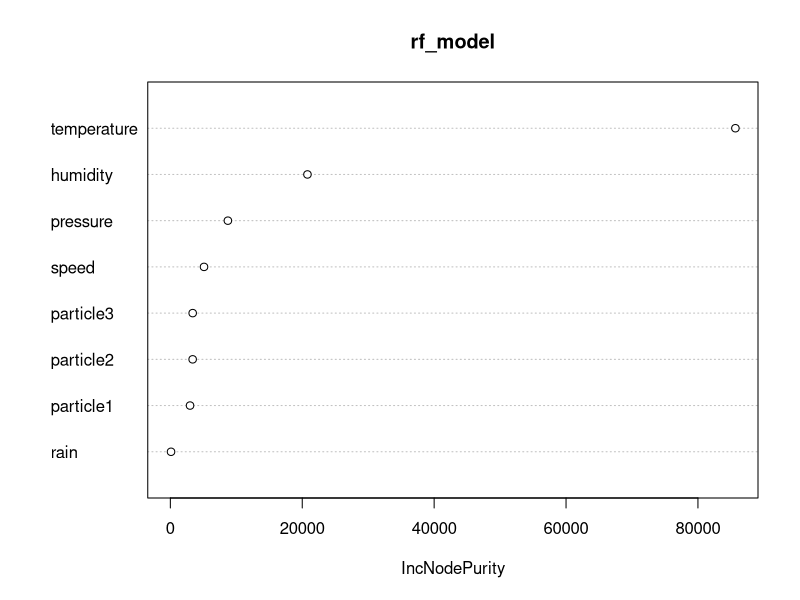
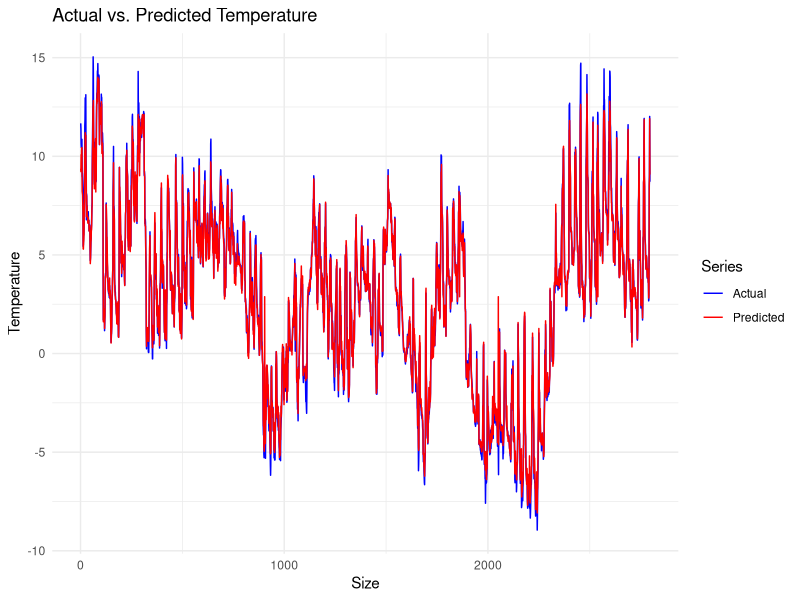
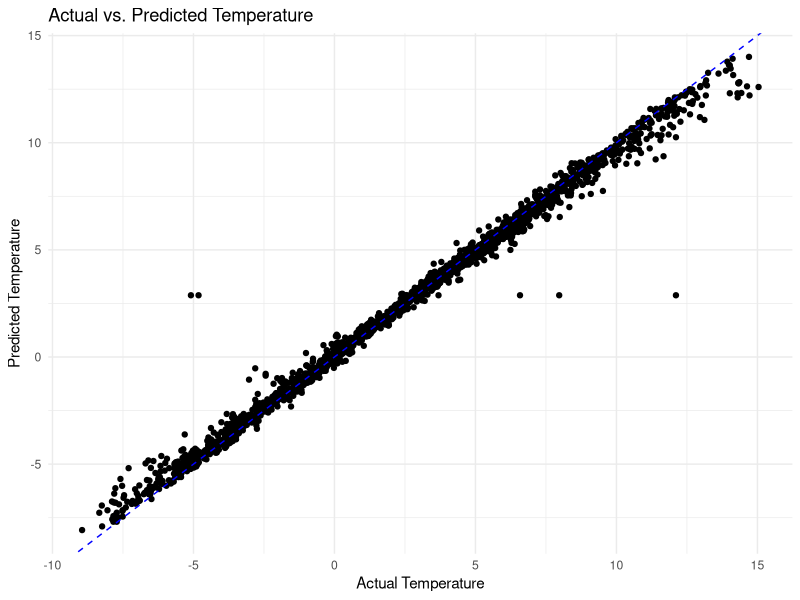
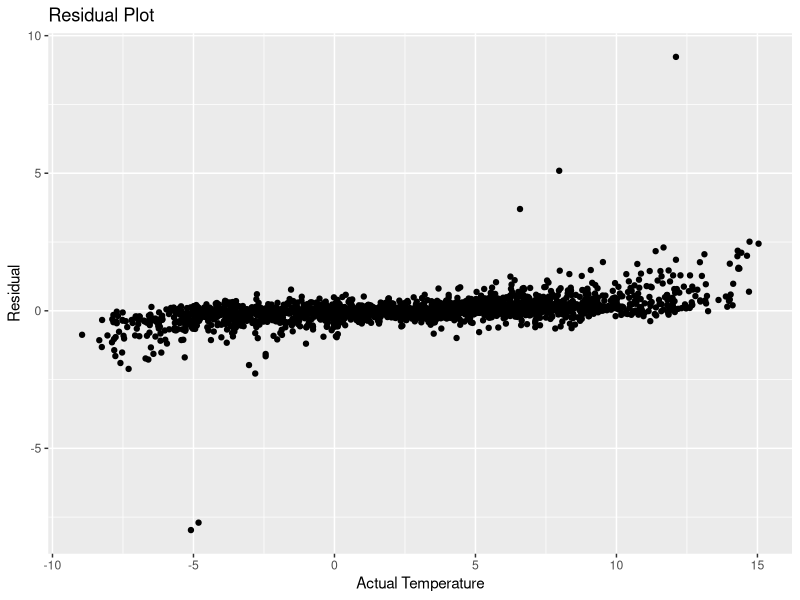
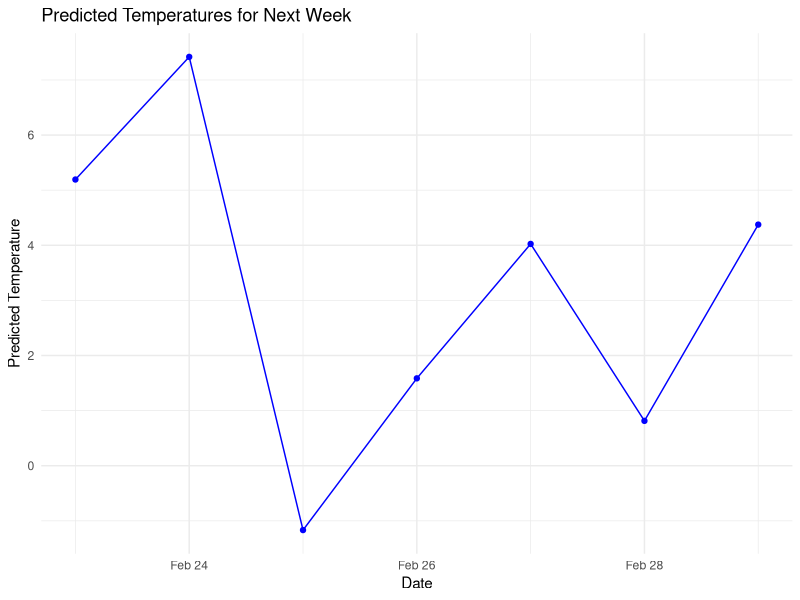
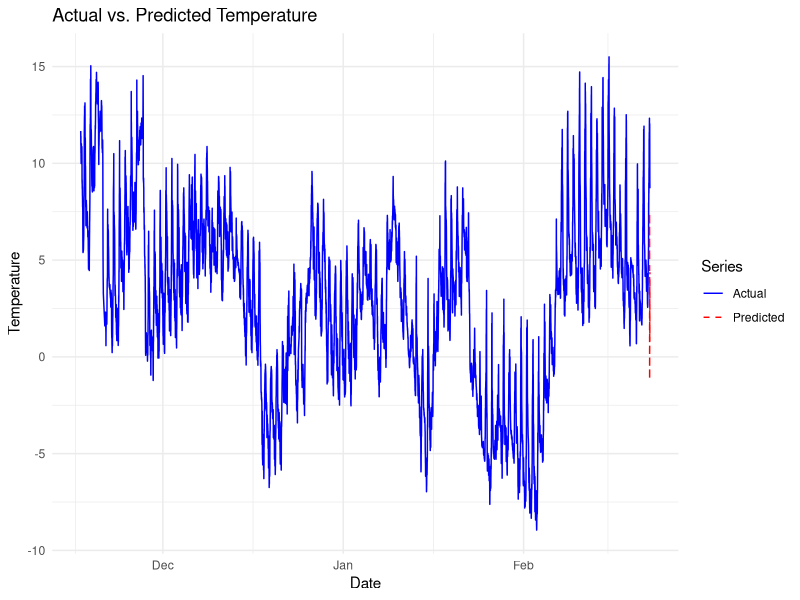
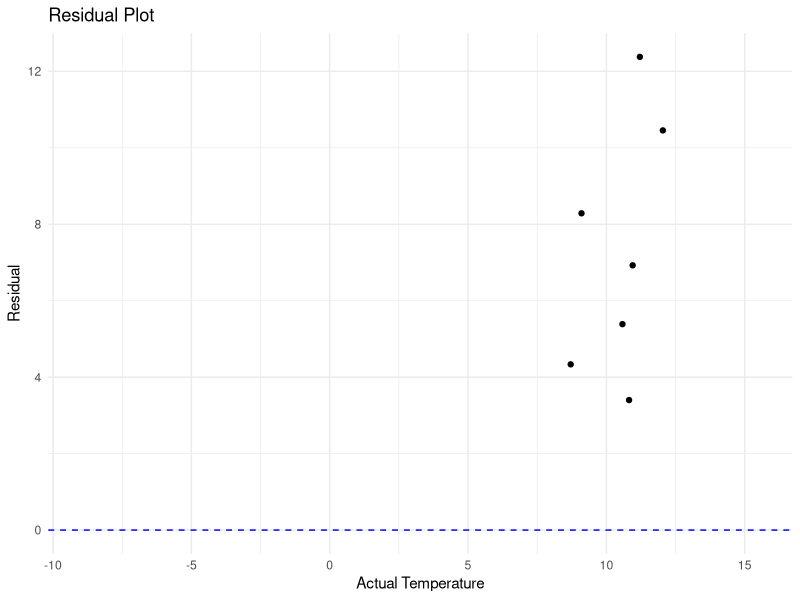
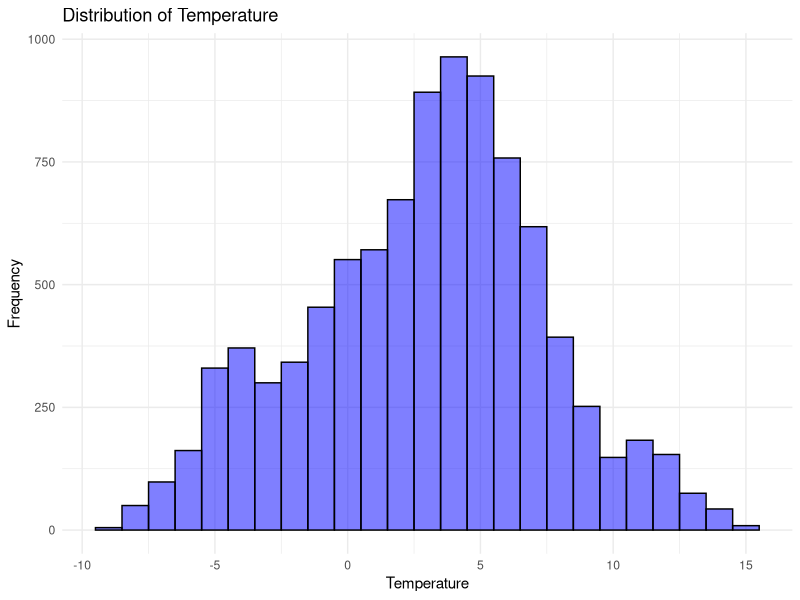

Source code (R) for these figures, in order:
## ---- chunk 1
#| echo: false
#| warning: false
#| message: false
#| include: false
library(tidyverse)
library(randomForest)
library(caret)
library(corrplot)
## ---- chunk 2
#| echo: false
#| warning: false
#| message: false
#| include: false

df <- read_csv("data.csv")
df$time <- as.POSIXct(df$time, format = "%Y-%m-%d %H:%M:%S")
df <- df[, -10]

features <- select(df, -time)
labels <- df$temperature


set.seed(123)
train_indices <- createDataPartition(labels, p = 0.7, list = FALSE)
train_features <- features[train_indices, ]
train_labels <- labels[train_indices]
test_features <- features[-train_indices, ]
test_labels <- labels[-train_indices]

train <- data.frame(train_features, temperature = train_labels)


## ---- chunk 3
#| echo: false
#| warning: false
#| message: false
#| include: false
train
## ---- chunk 4
#| echo: false
#| warning: false
#| message: false
#| include: false
sum(is.na(train$particle1))

sum(is.na(train_labels))

sum(is.na(train_features))

## ---- chunk 5
#| echo: false
#| warning: false
#| message: false
#| include: false
df$particle1[is.na(df$particle1)] <- mean(df$particle1, na.rm = TRUE)
df$particle2[is.na(df$particle2)] <- mean(df$particle2, na.rm = TRUE)
df$particle3[is.na(df$particle3)] <- mean(df$particle3, na.rm = TRUE)

train$particle1[is.na(train$particle1)] <- mean(train$particle1, na.rm = TRUE)
train$particle2[is.na(train$particle2)] <- mean(train$particle2, na.rm = TRUE)
train$particle3[is.na(train$particle3)] <- mean(train$particle3, na.rm = TRUE)


train_features$particle1[is.na(train_features$particle1)] <- mean(train_features$particle1, na.rm = TRUE)
train_features$particle2[is.na(train_features$particle2)] <- mean(train_features$particle2, na.rm = TRUE)
train_features$particle3[is.na(train_features$particle3)] <- mean(train_features$particle3, na.rm = TRUE)
## ---- chunk 6
#| echo: false
#| warning: false
#| message: false
#| include: false
rf_model <- randomForest(train_labels ~ ., data = train_features, ntree = 500)

rf_model

## ---- chunk 7
#| echo: false
#| warning: false
#| message: false
#| include: false
imporctance <- varImpPlot(rf_model)
## ---- chunk 8
predictions <- predict(rf_model, newdata = test_features)

predictions[is.na(predictions)] <- mean(predictions, na.rm = TRUE)
## ---- chunk 9
mae <- mean(abs(predictions - test_labels))
cat("Mean Absolute Error (MAE):", mae, "\n")

mape <- mean(abs(predictions - test_labels) / test_labels) * 100
accuracy <- 100 - mape
cat("Accuracy:", accuracy, "%\n")

## ---- chunk 10
#| echo: false
#| warning: false
#| message: false
#| include: false
library(ggplot2)


plot_data <- data.frame(
  Actual = test_labels,
  Predicted = predictions
)


plot1 <- ggplot(plot_data, aes(x = Actual, y = Predicted)) +
  geom_point() +
  geom_abline(intercept = 0, slope = 1, linetype = "dashed", color = "blue") + 
  labs(x = "Actual Temperature", y = "Predicted Temperature", title = "Actual vs. Predicted Temperature") +
  theme_minimal()

## ---- chunk 11
#| echo: false
#| warning: false
#| message: false
#| include: false
plot2 <- ggplot(plot_data, aes(x = Actual, y = Actual - Predicted)) +
  geom_point() +
  labs(x = "Actual Temperature", y = "Residual", title = "Residual Plot")

## ---- chunk 12

plot_data <- data.frame(
  Actual = test_labels,   
  Predicted = predictions 
)

plot_data$index <- seq_along(test_labels)

ggplot(plot_data, aes(x = index)) +
  geom_line(aes(y = Actual, color = "Actual")) + 
  geom_line(aes(y = Predicted, color = "Predicted")) +  
  scale_color_manual(name = "Series", values = c(Actual = "blue", Predicted = "red")) + 
  labs(x = "Size", y = "Temperature", title = "Actual vs. Predicted Temperature") + 
  theme_minimal()

## ---- chunk 13
plot1
## ---- chunk 14
plot2
## ---- chunk 15
#| echo: false
#| warning: false
#| message: false
#| include: false
# Simulate different scenarios for next week
num_days <- 7
new_data <- data.frame(
  temperature = rep(NA, num_days),
  humidity = rep(NA, num_days),
  speed = rep(NA, num_days),
  rain = rep(NA, num_days),
  pressure = rep(NA, num_days),
  particle1 = rep(NA, num_days), 
  particle2 = rep(NA, num_days), 
  particle3 = rep(NA, num_days)
)

# Simulate different scenarios for each day
for (day in 1:num_days) {
  new_data$temperature[day] <- mean(train$temperature, na.rm = TRUE) + rnorm(1, mean = 0, sd = 3)
  new_data$humidity[day] <- mean(train$humidity, na.rm = TRUE) + rnorm(1, mean = 0, sd = 5)
  new_data$speed[day] <- mean(train$speed, na.rm = TRUE) + rnorm(1, mean = 0, sd = 2)
  new_data$rain[day] <- mean(train$rain, na.rm = TRUE) + rnorm(1, mean = 0, sd = 1)
  new_data$pressure[day] <- mean(train$pressure, na.rm = TRUE) + rnorm(1, mean = 0, sd = 3)
  new_data$particle1[day] <- mean(train$particle1, na.rm = TRUE) + rnorm(1, mean = 0, sd = 0.5)
  new_data$particle2[day] <- mean(train$particle2, na.rm = TRUE) + rnorm(1, mean = 0, sd = 0.5)
  new_data$particle3[day] <- mean(train$particle3, na.rm = TRUE) + rnorm(1, mean = 0, sd = 0.5)
}

# Predict temperatures for next week
predictions_next_week <- predict(rf_model, newdata = new_data)
predictions_next_week


## ---- chunk 16
# Set the starting date to February 23, 2022
start_date <- as.Date("2022-02-23")

# Generate dates for the next week
dates_next_week <- seq(start_date, by = "day", length.out = 7)

# Prepare data for plotting
plot_data_next_week <- data.frame(
  Date = dates_next_week,
  Predicted_Temperature = predictions_next_week
)

# Plot predicted temperatures for next week
ggplot(plot_data_next_week, aes(x = Date, y = Predicted_Temperature)) +
  geom_line(color = "blue") +
  geom_point(color = "blue") +
  labs(x = "Date", y = "Predicted Temperature", title = "Predicted Temperatures for Next Week") +
  theme_minimal()

## ---- chunk 17
tail(df)

## ---- chunk 18
df$time <- as.POSIXct(df$time)


plot_data <- data.frame(
  hour = df$time,
  Actual_Temperature = df$temperature,
  Predicted_Temperature = c(rep(NA, nrow(df) - 7), predictions_next_week)
)


ggplot(plot_data, aes(x = hour)) +
  geom_line(aes(y = Actual_Temperature, color = "Actual")) +
  geom_line(aes(y = Predicted_Temperature, color = "Predicted"), linetype = "dashed") +
  labs(x = "Date", y = "Temperature", title = "Actual vs. Predicted Temperature") +
  scale_color_manual(name = "Series", values = c("Actual" = "blue", "Predicted" = "red")) +
  theme_minimal()

## ---- chunk 19
ggplot(plot_data, aes(x = Actual_Temperature, y = Actual_Temperature - Predicted_Temperature)) +
  geom_point() +
  labs(x = "Actual Temperature", y = "Residual", title = "Residual Plot") +
  geom_hline(yintercept = 0, linetype = "dashed", color = "blue") +
  theme_minimal()

## ---- chunk 20
ggplot(df, aes(x = temperature)) +
  geom_histogram(binwidth = 1, fill = "blue", color = "black", alpha = 0.5) +
  labs(x = "Temperature", y = "Frequency", title = "Distribution of Temperature") +
  theme_minimal()

## ---- chunk 21
library(forecast)
df_ts <- ts(df$temperature, frequency = 7)  # Assuming daily data
decomposed <- decompose(df_ts)
autoplot(decomposed) + labs(title = "Time Series Decomposition of Temperature")
